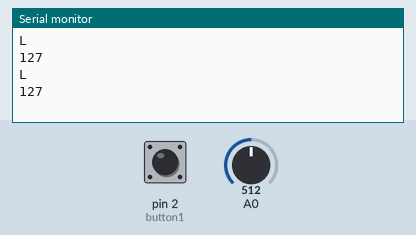
This sketch was run on a simulated Arduino Uno, built with avr-gcc and run on an emulated ATmega328P. Shown: the last lines printed to the serial monitor. The test bench sets the inputs (shaded band); at power-on: pin 2 (button1) LOW, A0 = 512.

Above: at 1.8 s.
1.9 s: pin 2 (button1) pulled HIGH for 1.25 s
4.6 s: A0 set to 716
At 5.5 s:
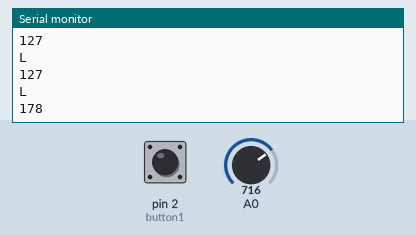
6.1 s: A0 set to 900
At 6.5 s:
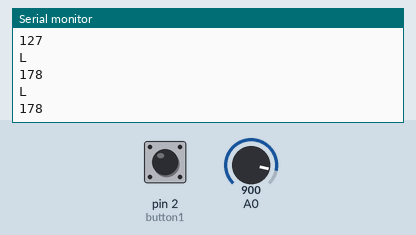
Timing chart, 0 to 9.1 s (numbered marks = the images above; inputs shaded):
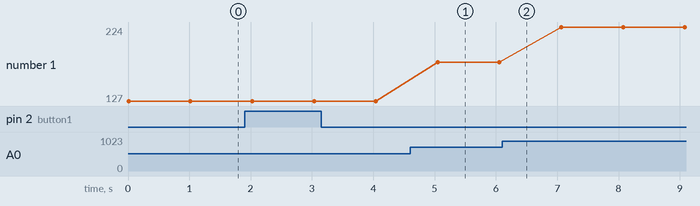

Measured:
- after the input at 4.6 s, the serial monitor: prints a new line after 0.45 s (image 1)
- plotted number 1: 127 → 178 after the input at 4.6 s, 178 → 224 after the input at 6.1 s

The sketch:

0432_potentiometer.ino
```cpp
#include <SoftwareSerial.h>
short button1 = 2;
short xBeeTx = 11;
short xBeeRx = 12;
char LEDstate1; // state of the button
int LEDstate2; // state of the potentiometer

SoftwareSerial xBeeSerial(xBeeRx, xBeeTx);

void setup(){
  Serial.begin(9600);
  xBeeSerial.begin(9600);
  pinMode(button1 , INPUT);
  }

void loop(){
  int temp = analogRead(A0);
  LEDstate2 = map(temp,0,1023,0,255);
  //read in value from the potentiometer
  // map temp from the range (0,1023) to
  if (digitalRead(button1) == HIGH) {
    LEDstate1 = 'H';
  }
  else {
    LEDstate1 = 'L';
    }
  xBeeSerial.print(LEDstate1); //transmit the state of the button
  xBeeSerial.print(','); // seperate two data by a comma
  xBeeSerial.print(LEDstate2); //transmit the state of the potentiometer
  xBeeSerial.println();
  Serial.println(LEDstate1);
  Serial.println(LEDstate2);
  delay(1000);
}
```
